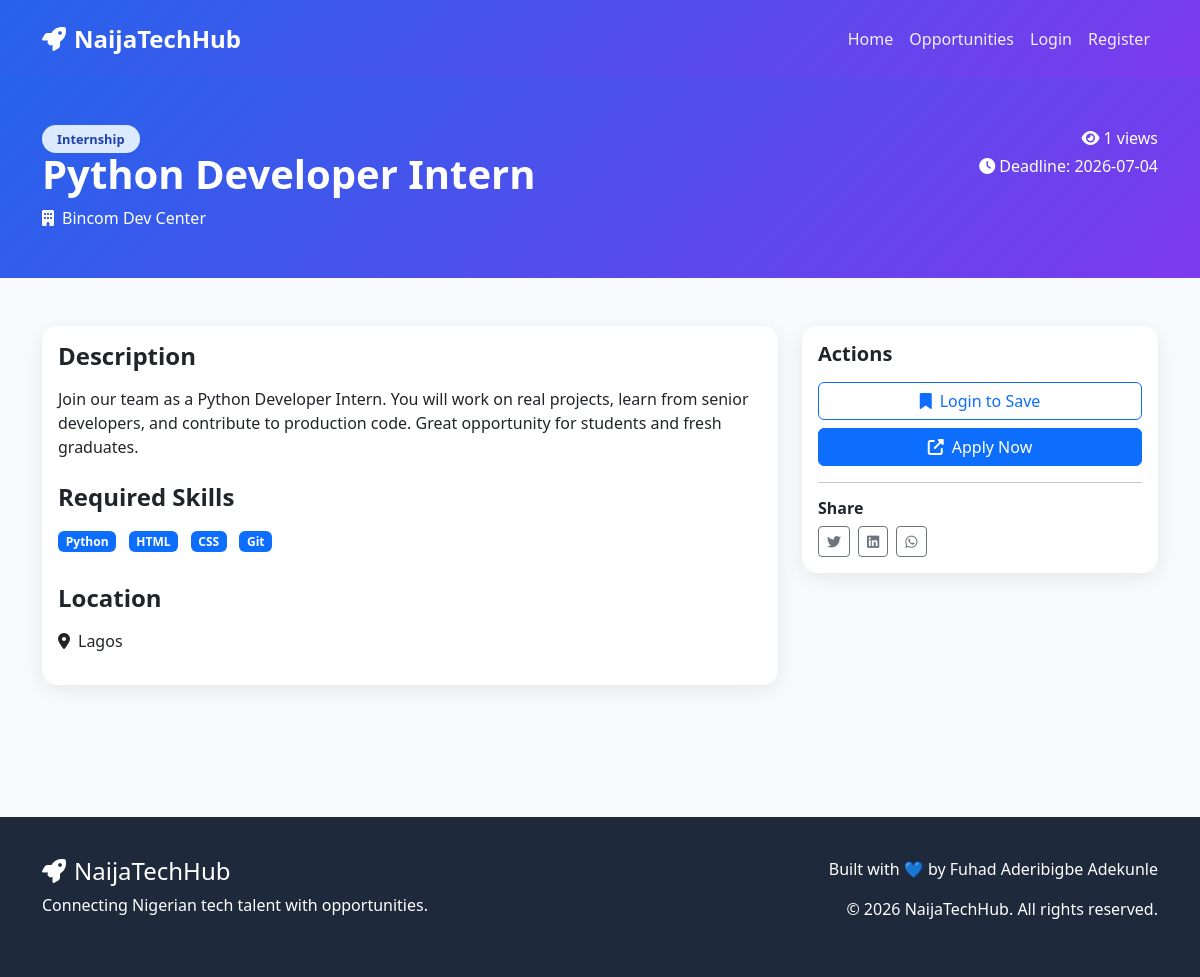
Screenshot of /opportunity/1 with the database file from the repository.
### app.py (models this page shows)
class Opportunity(db.Model):
    id = db.Column(db.Integer, primary_key=True)
    title = db.Column(db.String(200), nullable=False)
    company = db.Column(db.String(200), nullable=False)
    type = db.Column(db.String(50), nullable=False)
    location = db.Column(db.String(100), nullable=False)
    description = db.Column(db.Text, nullable=False)
    skills_required = db.Column(db.String(500), nullable=False)
    deadline = db.Column(db.Date, nullable=False)
    apply_link = db.Column(db.String(500), nullable=False)
    is_active = db.Column(db.Boolean, default=True)
    views = db.Column(db.Integer, default=0)
    created_at = db.Column(db.DateTime, default=datetime.utcnow)

### app.py (the view)
@app.route('/opportunity/<int:id>')
def opportunity_detail(id):
    opp = Opportunity.query.get_or_404(id)
    opp.views += 1
    db.session.commit()
    is_saved = False
    if 'user_id' in session:
        is_saved = SavedOpportunity.query.filter_by(user_id=session['user_id'], opportunity_id=id).first() is not None
    return render_template('opportunity_detail.html', opportunity=opp, is_saved=is_saved)

### templates/opportunity_detail.html (shortened to what this page needs)
{% extends "base.html" %}
{% block content %}
<section class="py-5" style="background: linear-gradient(135deg, #2563eb, #7c3aed);">
    <div class="container text-white">
        <div class="d-flex justify-content-between align-items-start">
            <div>
                <span class="badge-type badge-{{ opportunity.type }} mb-2">{{ opportunity.type.title() }}</span>
                <h1 class="fw-bold">{{ opportunity.title }}</h1>
                <p class="mb-0"><i class="fas fa-building me-2"></i>{{ opportunity.company }}</p>
            </div>
            <div class="text-end">
                <p class="mb-1"><i class="fas fa-eye me-1"></i>{{ opportunity.views }} views</p>
                <p class="mb-0"><i class="fas fa-clock me-1"></i>Deadline: {{ opportunity.deadline }}</p>
            </div>
        </div>
    </div>
</section>
<section class="py-5">
    <div class="container">
        <div class="row">
            <div class="col-lg-8">
                <div class="card mb-4">
                    <div class="card-body">
                        <h4 class="fw-bold mb-3">Description</h4>
                        <p>{{ opportunity.description }}</p>
                        <h4 class="fw-bold mb-3 mt-4">Required Skills</h4>
                        <div class="mb-3">
                            {% for skill in opportunity.skills_required.split(',') %}
                                <span class="badge bg-primary me-2 mb-2">{{ skill.strip() }}</span>
                            {% endfor %}
                        </div>
                        <h4 class="fw-bold mb-3 mt-4">Location</h4>
                        <p><i class="fas fa-map-marker-alt me-2"></i>{{ opportunity.location }}</p>
                    </div>
                </div>
            </div>
            <div class="col-lg-4">
                <div class="card">
                    <div class="card-body">
                        <h5 class="fw-bold mb-3">Actions</h5>
                        {% if session.user_id %}
                            {% if is_saved %}
                                <button class="btn btn-success w-100 mb-2" disabled>
                                    <i class="fas fa-check me-2"></i>Saved
                                </button>
                            {% else %}
                                <a href="{{ url_for('save_opportunity', id=opportunity.id) }}" class="btn btn-outline-primary w-100 mb-2">
                                    <i class="fas fa-bookmark me-2"></i>Save Opportunity
                                </a>
                            {% endif %}
                        {% else %}
                            <a href="{{ url_for('login') }}" class="btn btn-outline-primary w-100 mb-2">
                                <i class="fas fa-bookmark me-2"></i>Login to Save
                            </a>
                        {% endif %}
                        <a href="{{ opportunity.apply_link }}" target="_blank" class="btn btn-primary w-100">
                            <i class="fas fa-external-link-alt me-2"></i>Apply Now
                        </a>
                        <hr>
                        <h6 class="fw-bold">Share</h6>
                        <div class="d-flex gap-2">
                            <button class="btn btn-sm btn-outline-secondary"><i class="fab fa-twitter"></i></button>
                            <button class="btn btn-sm btn-outline-secondary"><i class="fab fa-linkedin"></i></button>
                            <button class="btn btn-sm btn-outline-secondary"><i class="fab fa-whatsapp"></i></button>
                        </div>
                    </div>
                </div>
            </div>
        </div>
    </div>
</section>
{% endblock %}

### templates/base.html (style rules this page uses)
:root { --primary: #2563eb; --secondary: #7c3aed; --dark: #1e293b; --light: #f8fafc; }
body { font-family: 'Segoe UI', Tahoma, Geneva, Verdana, sans-serif; background: var(--light); }
.card { border: none; border-radius: 15px; box-shadow: 0 5px 20px rgba(0,0,0,0.08); transition: all 0.3s; overflow: hidden; }
.badge-type { padding: 5px 15px; border-radius: 20px; font-size: 0.8rem; font-weight: 600; }
.badge-internship { background: #dbeafe; color: #1e40af; }

### rows the page displays
Opportunity: type "Internship", title "Python Developer Intern", company "Bincom Dev Center", views "1", deadline "2026-07-04", description "Join our team as a Python Developer Intern. You will work on real projects, learn from senior developers, and contribute to production code. Great opportunity for students and fresh graduates.", location "Lagos"

### other values shown
{{ skill.strip() }} "Python" "HTML" "CSS" "Git"
